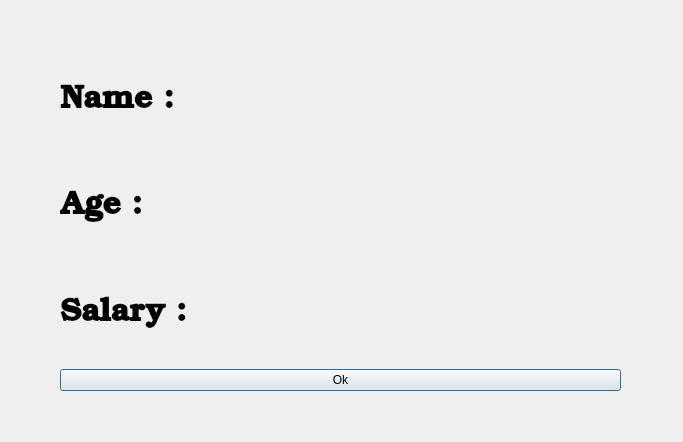
<?xml version="1.0" encoding="UTF-8"?>
<ui version="4.0">
 <class>incorrect</class>
 <widget class="QDialog" name="incorrect">
  <property name="geometry">
   <rect>
    <x>0</x>
    <y>0</y>
    <width>683</width>
    <height>442</height>
   </rect>
  </property>
  <property name="windowTitle">
   <string>Dialog</string>
  </property>
  <widget class="QWidget" name="">
   <property name="geometry">
    <rect>
     <x>60</x>
     <y>50</y>
     <width>561</width>
     <height>341</height>
    </rect>
   </property>
   <layout class="QVBoxLayout" name="verticalLayout_2">
    <item>
     <layout class="QVBoxLayout" name="verticalLayout">
      <item>
       <layout class="QHBoxLayout" name="horizontalLayout_3">
        <item>
         <widget class="QLabel" name="label_7">
          <property name="enabled">
           <bool>true</bool>
          </property>
          <property name="font">
           <font>
            <family>URW Bookman L</family>
            <pointsize>24</pointsize>
            <weight>75</weight>
            <italic>false</italic>
            <bold>true</bold>
           </font>
          </property>
          <property name="text">
           <string>Name :</string>
          </property>
          <property name="textFormat">
           <enum>Qt::AutoText</enum>
          </property>
         </widget>
        </item>
        <item>
         <widget class="QLabel" name="label">
          <property name="text">
           <string/>
          </property>
         </widget>
        </item>
       </layout>
      </item>
      <item>
       <layout class="QHBoxLayout" name="horizontalLayout_2">
        <item>
         <widget class="QLabel" name="label_6">
          <property name="font">
           <font>
            <family>URW Bookman L</family>
            <pointsize>24</pointsize>
            <weight>75</weight>
            <bold>true</bold>
           </font>
          </property>
          <property name="text">
           <string>Age :</string>
          </property>
         </widget>
        </item>
        <item>
         <widget class="QLabel" name="label_2">
          <property name="text">
           <string/>
          </property>
         </widget>
        </item>
       </layout>
      </item>
      <item>
       <layout class="QHBoxLayout" name="horizontalLayout">
        <item>
         <widget class="QLabel" name="label_8">
          <property name="font">
           <font>
            <family>URW Bookman L</family>
            <pointsize>24</pointsize>
            <weight>75</weight>
            <bold>true</bold>
           </font>
          </property>
          <property name="text">
           <string>Salary :</string>
          </property>
         </widget>
        </item>
        <item>
         <widget class="QLabel" name="label_3">
          <property name="text">
           <string/>
          </property>
         </widget>
        </item>
       </layout>
      </item>
     </layout>
    </item>
    <item>
     <widget class="QPushButton" name="pushButton">
      <property name="text">
       <string>Ok</string>
      </property>
     </widget>
    </item>
   </layout>
  </widget>
 </widget>
 <resources/>
 <connections/>
</ui>
